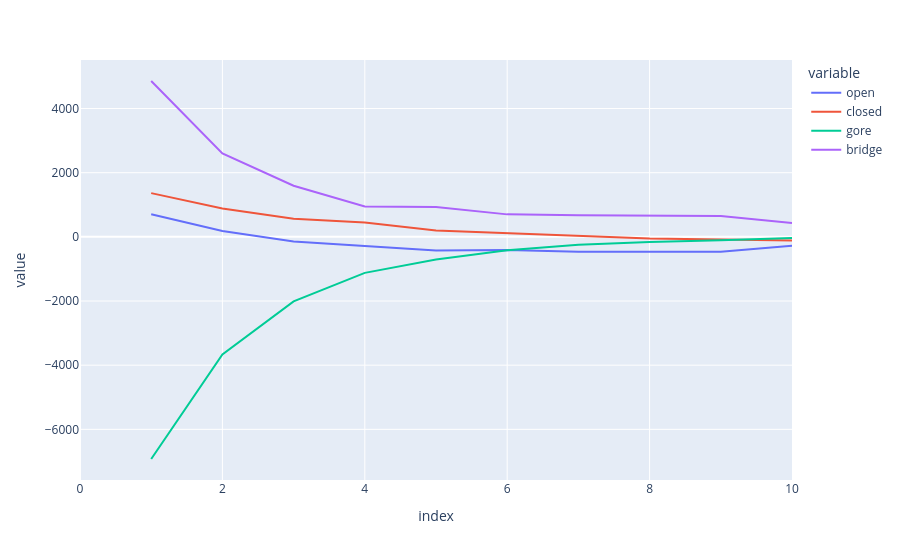

The notebook cell saved with this chart:
### Code cell
px.line(lateral_flows, y=["open", "closed", "gore", "bridge"])

### Figure 1 — Plotly figure (JSON) as saved in the notebook; plotly's stock layout.template omitted (floating-point values rounded to 4 significant figures)
{"data": [{"hovertemplate": "variable=open<br>index=%{x}<br>value=%{y}<extra></extra>", "legendgroup": "open", "line": {"color": "#636efa", "dash": "solid"}, "marker": {"symbol": "circle"}, "mode": "lines", "name": "open", "orientation": "v", "showlegend": true, "type": "scatter", "x": [0, 1, 2, 3, 4, 5, 6, 7, 8, 9, 10], "xaxis": "x", "y": [null, 702.4, 183.8, -145.4, -276.7, -424.2, -407.4, -463.8, -461.4, -463.5, -275.4], "yaxis": "y"}, {"hovertemplate": "variable=closed<br>index=%{x}<br>value=%{y}<extra></extra>", "legendgroup": "closed", "line": {"color": "#EF553B", "dash": "solid"}, "marker": {"symbol": "circle"}, "mode": "lines", "name": "closed", "orientation": "v", "showlegend": true, "type": "scatter", "x": [0, 1, 2, 3, 4, 5, 6, 7, 8, 9, 10], "xaxis": "x", "y": [null, 1364.0, 881.2, 564.8, 449.5, 199.3, 120.7, 37.84, -50.69, -84.05, -116.3], "yaxis": "y"}, {"hovertemplate": "variable=gore<br>index=%{x}<br>value=%{y}<extra></extra>", "legendgroup": "gore", "line": {"color": "#00cc96", "dash": "solid"}, "marker": {"symbol": "circle"}, "mode": "lines", "name": "gore", "orientation": "v", "showlegend": true, "type": "scatter", "x": [0, 1, 2, 3, 4, 5, 6, 7, 8, 9, 10], "xaxis": "x", "y": [null, -6924.0, -3668.0, -2012.0, -1122.0, -707.2, -414.2, -247.5, -160.3, -105.3, -36.93], "yaxis": "y"}, {"hovertemplate": "variable=bridge<br>index=%{x}<br>value=%{y}<extra></extra>", "legendgroup": "bridge", "line": {"color": "#ab63fa", "dash": "solid"}, "marker": {"symbol": "circle"}, "mode": "lines", "name": "bridge", "orientation": "v", "showlegend": true, "type": "scatter", "x": [0, 1, 2, 3, 4, 5, 6, 7, 8, 9, 10], "xaxis": "x", "y": [null, 4858.0, 2603.0, 1592.0, 949.1, 932.1, 701.0, 673.5, 672.3, 652.8, 428.6], "yaxis": "y"}], "layout": {"autosize": true, "legend": {"title": {"text": "variable"}, "tracegroupgap": 0}, "margin": {"t": 60}, "xaxis": {"anchor": "y", "autorange": true, "domain": [0, 1], "range": [0, 10], "title": {"text": "index"}, "type": "linear"}, "yaxis": {"anchor": "x", "autorange": true, "domain": [0, 1], "range": [-7579.0, 5513.0], "title": {"text": "value"}, "type": "linear"}}}
